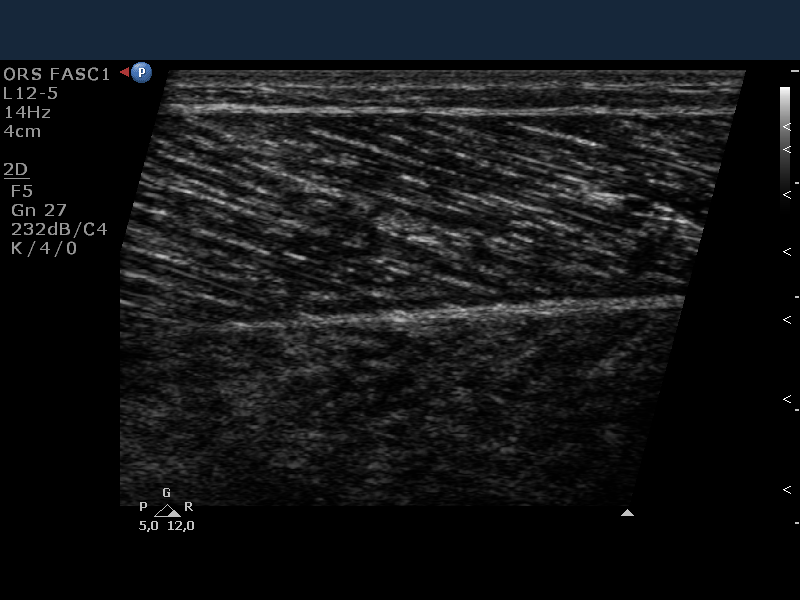
#> input picture sma_python/GM_philips_sample_B/GM_P_1.bmp, 800 x 600 px
$ python -i analysis_171.py   (imports and definitions only)   (older library calls are emulated)
#> lines starting #> are read from the running program, lines starting #| are printed output that depends on the picture; after the words box and inside, x2 and y2 are one past the last pixel; in counts of white or black regions, pixels touching at a corner belong together
import os
import cv2
import csv
import numpy as np
from skimage.feature import structure_tensor
from skimage.filters import sato

def bandpass_filter(image, filter_small, filter_large):
    """
    Aplica un filtro de paso de banda utilizando una Diferencia de Gaussianas (DoG).

    Este método simula el filtro de paso de banda de ImageJ, que es eficaz para
    eliminar ruido de baja frecuencia (variaciones de fondo) y de alta frecuencia
    (ruido fino), conservando las estructuras de interés en una banda de
    frecuencia intermedia.

    Args:
        image (numpy.ndarray):
            La imagen de entrada en escala de grises.
        filter_small (float):
            El sigma (desviación estándar) para el Gaussiano más pequeño. Este
            valor controla la eliminación de las estructuras de alta frecuencia
            (ruido más fino). Un valor más alto suaviza más.
        filter_large (float):
            El sigma para el Gaussiano más grande. Este valor controla la
            eliminación de las estructuras de baja frecuencia (fondo). Un valor
            más alto elimina variaciones de fondo más grandes.

    Returns:
        numpy.ndarray:
            La imagen filtrada, resultado de la resta del Gaussiano grande al
            Gaussiano pequeño.
    """
    # Asegurarse de que los tamaños del kernel sean impares, como requiere cv2.GaussianBlur
    k_small = int(2 * round(float(filter_small)) + 1)
    k_large = int(2 * round(float(filter_large)) + 1)

    # Aplicar los dos desenfoques Gaussianos
    img_blur_small = cv2.GaussianBlur(image, (k_small, k_small), filter_small)
    img_blur_large = cv2.GaussianBlur(image, (k_large, k_large), filter_large)

    # La Diferencia de Gaussianas es la resta de las dos imágenes desenfocadas
    img_dog = cv2.subtract(img_blur_small, img_blur_large)

    return img_dog

def fft_filter_and_threshold(image, percentile=99.9):
    """
    Filtra una imagen en el dominio de la frecuencia usando la FFT y umbraliza el espectro.

    Este proceso es clave para aislar las aponeurosis, que aparecen como señales
    fuertes y orientadas en el espectro de frecuencia. Pasos:
    1. Calcula la Transformada Rápida de Fourier (FFT) de la imagen.
    2. Calcula el espectro de magnitud y lo umbraliza para conservar solo las
       frecuencias más fuertes (las que superan un percentil alto).
    3. Crea una máscara para eliminar las componentes de frecuencia débiles y
       también un artefacto común en el centro del espectro (el componente DC).
    4. Aplica la máscara y realiza la FFT inversa para reconstruir la imagen.
    El resultado es una imagen donde solo las estructuras más dominantes y
    periódicas (idealmente, las aponeurosis) permanecen.

    Args:
        image (numpy.ndarray):
            La imagen de entrada en escala de grises.
        percentile (float, optional):
            El percentil utilizado para determinar el umbral en el espectro de
            magnitud. Solo las frecuencias con una magnitud por encima de este
            percentil se conservarán. Por defecto es 99.9.

    Returns:
        numpy.ndarray:
            La imagen filtrada y normalizada a 8 bits (0-255). En esta imagen,
            las aponeurosis deberían aparecer como líneas nítidas sobre un fondo
            oscuro.
    """
    # 1. Calcular la FFT y centrar el espectro
    fft_img = np.fft.fft2(image)
    fft_shifted = np.fft.fftshift(fft_img)
    magnitude_spectrum = np.log(np.abs(fft_shifted) + 1) # Usar escala logarítmica para visualización/análisis

    hist, bin_edges = np.histogram(magnitude_spectrum.ravel(), bins=256)
    cdf = np.cumsum(hist)
    cdf_normalized = cdf / cdf.max()

    threshold_idx = np.searchsorted(cdf_normalized, percentile / 100.0)
    threshold = bin_edges[threshold_idx]

    mask = magnitude_spectrum >= threshold

    h, w = image.shape
    center_h, center_w = h // 2, w // 2
    mask[center_h-2:center_h+2, :] = 0
    mask[:, center_w-2:center_w+2] = 0

    fft_shifted_filtered = fft_shifted * mask
    fft_ifft_shifted = np.fft.ifftshift(fft_shifted_filtered)
    img_back = np.fft.ifft2(fft_ifft_shifted)
    img_back = np.abs(img_back)

    img_back_norm = cv2.normalize(img_back, None, 0, 255, cv2.NORM_MINMAX, dtype=cv2.CV_8U)

    return img_back_norm

def process_single_image_171(image_path, params):
    """
    Ejecuta el pipeline completo de análisis de arquitectura muscular en una sola imagen.

    Esta función es el núcleo del análisis y sigue la secuencia de pasos del macro
    original de Fiji para asegurar la consistencia de los resultados. Los pasos incluyen:
    1. Carga y recorte de la imagen.
    2. Pre-procesamiento: sustracción de fondo, reducción de ruido (NL-Means),
       filtro paso de banda y mejora de contraste (CLAHE).
    3. Realce de aponeurosis con el filtro Sato (Tubeness).
    4. Limpieza final mediante filtrado en el dominio de la frecuencia (FFT).
    5. Detección de bordes con Canny.
    6. Filtrado de contornos para aislar las aponeurosis.
    7. Trazado y ajuste de las líneas de las aponeurosis.
    8. Cálculo de los parámetros de arquitectura: grosor, ángulo de penación (α),
       ángulo de la aponeurosis (β) y longitud del fascículo.

    Args:
        image_path (str):
            La ruta completa al archivo de imagen que se va a analizar.
        params (dict):
            Un diccionario que contiene todos los parámetros necesarios para el
            análisis, como los sigmas para los filtros, el método de recorte, etc.

    Returns:
        tuple:
            - results (dict or None): Un diccionario con los parámetros de
              arquitectura calculados (grosor, ángulos, longitud del fascículo).
              Es `None` si el análisis falla en un punto crítico.
            - output_mask (numpy.ndarray or None): Una imagen binaria (máscara)
              del mismo tamaño que la imagen recortada, mostrando las aponeurosis
              detectadas. Es `None` si el análisis falla.
            - detection_status (dict): Un diccionario que informa sobre el éxito
              de la detección de las aponeurosis y la razón del fallo si ocurre.
    """
#> called with image_path = '../GM_philips_sample_B/GM_P_1.bmp'
    detection_status = {
        "upper_found": False,
        "lower_found": False,
        "both_found": False,
        "failure_reason": "Analysis not started"
    }

    # Cargar la imagen en escala de grises
    img = cv2.imread(image_path, cv2.IMREAD_GRAYSCALE)
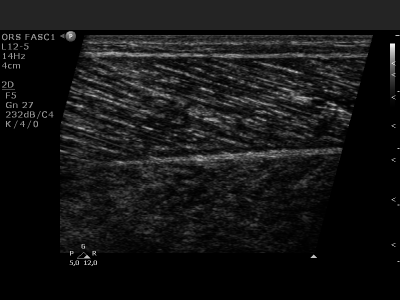
#> img: shape (600, 800) (shown at 1/2 size); min 0, max 255, mean 21.5
    if img is None:
        print(f"Error al leer la imagen: {image_path}")
        detection_status["failure_reason"] = "Error reading image"
        return None, None, detection_status

    # --- Inicio del Flujo de Procesamiento del Macro de Fiji ---

    # PASO 1: Recorte de la Imagen para aislar la región muscular.
    img_cropped = perform_cropping(img, params["cropping"])

    # --- PASO 2: Pre-procesamiento y Reducción de Ruido ---
    # 2.1. Sustraer Fondo: Corrige variaciones de brillo no uniformes en la imagen.
    kernel_bg = cv2.getStructuringElement(cv2.MORPH_ELLIPSE, (50, 50))
    background = cv2.morphologyEx(img_cropped, cv2.MORPH_OPEN, kernel_bg)
    img_no_bg = cv2.subtract(img_cropped, background)

    # 2.2. Denoise (Non-local Means): Filtro de reducción de ruido avanzado.
    img_denoised = cv2.fastNlMeansDenoising(img_no_bg, h=15)

    # 2.3. Filtro Paso de Banda (Bandpass Filter): Elimina ruido de alta y baja frecuencia.
    img_bandpass = bandpass_filter(img_denoised, params['filter_small'], params['filter_large'])

    # 2.4. Mejora de Contraste (CLAHE): Realza el contraste localmente para destacar estructuras.
    clahe = cv2.createCLAHE(clipLimit=4.0, tileGridSize=(36,36))
    img_clahe = clahe.apply(img_bandpass)

    # PASO 3: Realce de Aponeurosis (Tubeness).
    # Este es un paso CRÍTICO. El filtro Sato (Tubeness) está diseñado para realzar
    # estructuras con forma de línea, como las aponeurosis. El parámetro 'Tsigma'
    # controla la "escala" o grosor de las líneas a detectar.
    sigma_val = int(params.get("Tsigma", 10))
    if sigma_val == 0: sigma_val = 1
    img_tubeness = sato(img_clahe, sigmas=range(sigma_val, sigma_val + 1), black_ridges=False)
    img_tubeness = cv2.normalize(img_tubeness, None, 0, 255, cv2.NORM_MINMAX, dtype=cv2.CV_8U)

    # PASO 4: Limpieza con Transformada Rápida de Fourier (FFT).
    # Se usa la FFT para aislar las señales más fuertes (las aponeurosis) y eliminar
    # el ruido de fondo restante que el filtro Tubeness no eliminó.
    img_fft_filtered = fft_filter_and_threshold(img_tubeness, percentile=99.9)

    # PASO 5: Detección de Bordes (Canny).
    # Sobre la imagen ultra-filtrada, Canny detecta los bordes finos de las aponeurosis.
    edges = cv2.Canny(image=img_fft_filtered, threshold1=50, threshold2=150)

    # PASO 6: Filtrado de Contornos y Trazado de Líneas.
    # Se miden todos los bordes detectados y se descartan los que son demasiado cortos.
    # Solo las líneas largas, que corresponden a las aponeurosis, son conservadas.
    WFoV = img_cropped.shape[1]
    minLength = 0.3 * WFoV
    contours, _ = cv2.findContours(edges, cv2.RETR_EXTERNAL, cv2.CHAIN_APPROX_SIMPLE)

    mask_long_contours = np.zeros_like(edges)

    long_contours = [c for c in contours if cv2.arcLength(c, False) > minLength]

    if len(long_contours) < 2:
        msg = f"No se encontraron suficientes contornos largos (se encontraron {len(long_contours)})."
        print(msg)
        detection_status["failure_reason"] = msg
        return None, None, detection_status

    cv2.drawContours(mask_long_contours, long_contours, -1, 255, thickness=cv2.FILLED)

    # Trazar las líneas de las aponeurosis superior e inferior
    upper_aponeurosis = find_aponeurosis_line(mask_long_contours, search_from_top=True)
    lower_aponeurosis = find_aponeurosis_line(mask_long_contours, search_from_top=False)

    if upper_aponeurosis:
        detection_status["upper_found"] = True
    if lower_aponeurosis:
        detection_status["lower_found"] = True

    if not upper_aponeurosis or not lower_aponeurosis:
        msg = "No se pudieron detectar ambas aponeurosis (superior: {}, inferior: {})".format(
            "encontrada" if upper_aponeurosis else "no encontrada",
            "encontrada" if lower_aponeurosis else "no encontrada"
        )
        print(msg)
        detection_status["failure_reason"] = msg
        return None, None, detection_status

    detection_status["both_found"] = True
    upper_points = np.array(upper_aponeurosis)
    lower_points = np.array(lower_aponeurosis)

    # --- Cálculo de Parámetros de Arquitectura Muscular ---
    # Ángulo de la aponeurosis inferior (beta)
    lower_fit = np.polyfit(lower_points[:, 0], lower_points[:, 1], 1)
    beta = np.rad2deg(np.arctan(lower_fit[0]))

    # Definir la región de interés (ROI) para el análisis de fascículos
    y_min_roi = int(np.max(upper_points[:, 1]))
    y_max_roi = int(np.min(lower_points[:, 1]))
    x_min_roi = int(np.min(lower_points[:, 0]))
    x_max_roi = int(np.max(lower_points[:, 0]))

    if y_min_roi >= y_max_roi or x_min_roi >= x_max_roi:
        msg = "ROI inválido, las aponeurosis podrían haberse cruzado."
        print(msg)
        detection_status["failure_reason"] = msg
        return None, None, detection_status

    fascicle_roi = img_cropped[y_min_roi:y_max_roi, x_min_roi:x_max_roi]

    if fascicle_roi.size == 0:
        msg = "El ROI para el análisis de fascículos está vacío."
        print(msg)
        detection_status["failure_reason"] = msg
        return None, None, detection_status

    # Ángulo de los fascículos (alfa) usando el tensor de estructura
    sigma_orientation = float(params.get("Osigma", 4.0))
    if sigma_orientation == 0: sigma_orientation = 0.1
    Axx, Axy, Ayy = structure_tensor(fascicle_roi, sigma=sigma_orientation, mode='constant')
    orientation_map = np.rad2deg(0.5 * np.arctan2(2 * Axy, Ayy - Axx))
    orientation_map += 90  # Ajuste para la orientación de los fascículos
    alpha = np.nanmean(orientation_map)

    # Ángulo de penación
    pennation_angle = alpha + beta

    # Grosor del músculo
    common_x_min = max(np.min(upper_points[:, 0]), np.min(lower_points[:, 0]))
    common_x_max = min(np.max(upper_points[:, 0]), np.max(lower_points[:, 0]))
    common_x = np.linspace(common_x_min, common_x_max, num=int(common_x_max - common_x_min))
    y_interp_upper = np.interp(common_x, upper_points[:, 0], upper_points[:, 1])
    y_interp_lower = np.interp(common_x, lower_points[:, 0], lower_points[:, 1])
    thickness = np.mean(y_interp_lower - y_interp_upper)

    # Longitud del fascículo
    if np.sin(np.deg2rad(pennation_angle)) == 0:
        fascicle_length = float('inf')
    else:
        fascicle_length = thickness / np.sin(np.deg2rad(pennation_angle))

    # --- Preparación de Resultados ---
    results = {
        "thickness": thickness,
        "pennation_angle": pennation_angle,
        "fascicle_length": fascicle_length,
        "fascicle_angle_alpha": alpha,
        "aponeurosis_angle_beta": beta,
    }

    # Creación de la máscara de salida
    output_mask = np.zeros_like(img_cropped, dtype=np.uint8)
    cv2.polylines(output_mask, [upper_points.astype(np.int32)], isClosed=False, color=255, thickness=2)
    cv2.polylines(output_mask, [lower_points.astype(np.int32)], isClosed=False, color=255, thickness=2)

    detection_status["failure_reason"] = "" # Success
    return results, output_mask, detection_status

# --- Funciones de ayuda duplicadas para que el script sea autocontenido ---

def perform_cropping(image, cropping_type, manual_roi=None):
    """
    Recorta la imagen para aislar la región del músculo.

    Puede operar de dos maneras:
    1. "Automatic": Detecta el contorno más grande en la imagen (asumiendo que
       es el transductor de ultrasonido o el músculo principal), calcula su
       cuadro delimitador y lo recorta con un pequeño margen.
    2. "Manual": En un entorno de GUI, usaría un ROI (Región de Interés)
       definido por el usuario. En este script, este modo es un marcador de
       posición y simplemente devuelve la imagen original.

    Args:
        image (numpy.ndarray):
            La imagen de entrada en escala de grises.
        cropping_type (str):
            El método de recorte a utilizar, "Automatic" o "Manual".
        manual_roi (tuple, optional):
            Las coordenadas del ROI para el recorte manual, en formato (x, y, w, h).
            No se utiliza actualmente en el modo no-GUI. Por defecto es None.

    Returns:
        numpy.ndarray:
            La imagen recortada. Si el recorte automático falla o el modo es
            manual (sin GUI), devuelve la imagen original.
    """
#> called with cropping_type = 'Automatic'
    H, W = image.shape[:2]
    if cropping_type == "Manual":
        # En un script sin GUI, el recorte manual no es directamente aplicable.
        # Se podría pasar un ROI, pero por ahora, es un placeholder.
        # Si se proporciona un manual_roi, se podría aplicar aquí.
        if manual_roi:
            x, y, w, h = manual_roi
            return image[y:y+h, x:x+w]
        return image # Devuelve la imagen original si no hay ROI.
    else: # Recorte automático
        # El recorte automático se basa en encontrar el contorno más grande.
        # Funciona mejor con imágenes de 8 bits.
        if image.dtype != np.uint8:
            img_8bit = cv2.normalize(image, None, 0, 255, cv2.NORM_MINMAX, dtype=cv2.CV_8U)
        else:
            img_8bit = image
        blurred = cv2.GaussianBlur(img_8bit, (5, 5), 0)
        _, thresh = cv2.threshold(blurred, 0, 255, cv2.THRESH_BINARY + cv2.THRESH_OTSU)
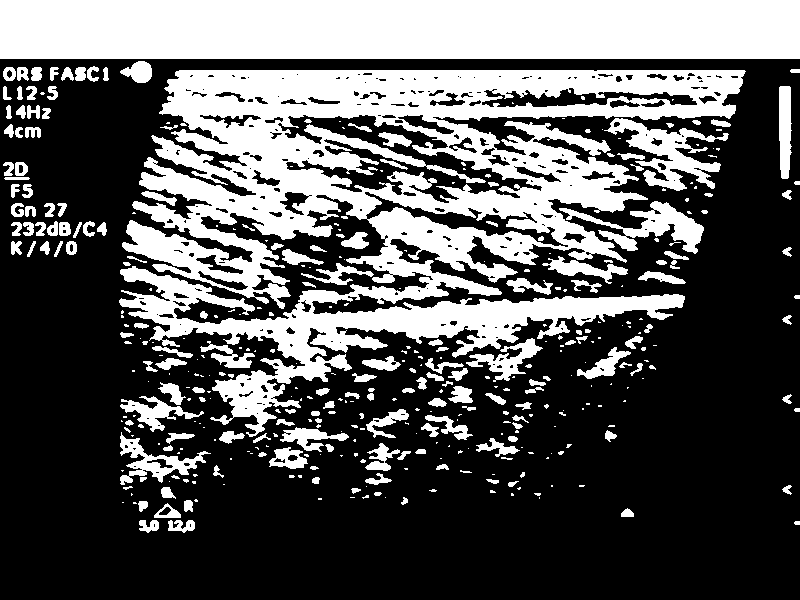
#> thresh: shape (600, 800); 35.2% white; 407 white regions (217 under 20 px)
        contours, _ = cv2.findContours(thresh, cv2.RETR_EXTERNAL, cv2.CHAIN_APPROX_SIMPLE)
#> contours = 389 contours, 241 with area under 20; largest, box (x1, y1, x2, y2) and area: (119, 70, 746, 437) 103212, (0, 0, 800, 59) 46342, (604, 118, 729, 191) 3022, (559, 201, 704, 254) 2294, (120, 432, 211, 485) 1388
        if not contours: return image
        largest_contour = max(contours, key=cv2.contourArea)
#> largest_contour = contour of 4321 points, box (x1, y1, x2, y2) (119, 70, 746, 437), area 103212
        x, y, w, h = cv2.boundingRect(largest_contour)
#> x = 119; y = 70; w = 627; h = 367
        Le = int(x + w * 0.005); Up = int(y + h * 0.01)
#> after `Le = int(x + w * 0.005)`: Le = 122
#> after `Up = int(y + h * 0.01)`: Up = 73
        width = int(w * 0.98); height = int(h * 0.97)
#> after `width = int(w * 0.98)`: width = 614
#> after `height = int(h * 0.97)`: height = 355
        return image[Up:Up+height, Le:Le+width]
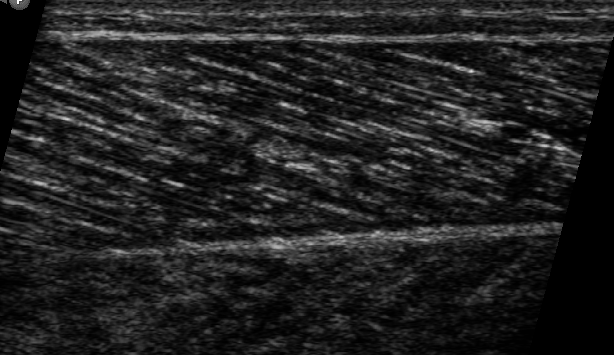
#> returned value: shape (355, 614); min 0, max 255, mean 33.5

def find_aponeurosis_line(binary_mask, search_from_top=True, search_height_ratio=0.5):
    """
    Encuentra la línea de una aponeurosis (superior o inferior) en una máscara binaria.

    El proceso funciona de la siguiente manera:
    1. Define una región de búsqueda vertical en el centro de la imagen. Para la
       aponeurosis superior, busca en la mitad superior de la imagen; para la
       inferior, en la mitad inferior.
    2. Identifica todos los puntos de inicio potenciales (píxeles blancos) en
       esa línea vertical central.
    3. Para cada punto de inicio, intenta trazar una línea hacia la izquierda y
       hacia la derecha.
    4. La primera línea combinada (izquierda + centro + derecha) que sea lo
       suficientemente larga (más del 30% del ancho de la imagen) se considera
       la aponeurosis y se devuelve.

    Args:
        binary_mask (numpy.ndarray):
            Una imagen binaria donde los contornos largos (potenciales aponeurosis)
            son píxeles blancos.
        search_from_top (bool, optional):
            Si es `True`, busca la aponeurosis superior en la mitad superior de
            la imagen. Si es `False`, busca la aponeurosis inferior en la mitad
            inferior. Por defecto es `True`.
        search_height_ratio (float, optional):
            La proporción de la altura de la imagen a utilizar para la búsqueda
            inicial. Por defecto es 0.5 (mitad superior o inferior).

    Returns:
        list of tuples or None:
            Una lista de coordenadas (x, y) que representan la línea de la
            aponeurosis encontrada. Devuelve `None` si no se encuentra una línea
            que cumpla con el criterio de longitud.
    """
    height, width = binary_mask.shape
    mid_x = width // 2

    # Definir la región de búsqueda (superior o inferior)
    search_region_y = (0, int(height * search_height_ratio)) if search_from_top else (int(height * (1 - search_height_ratio)), height)
    vertical_profile = binary_mask[search_region_y[0]:search_region_y[1], mid_x]
    potential_starts_y_offset = np.where(vertical_profile > 0)[0]
    if not potential_starts_y_offset.any(): return None
    potential_starts_y = potential_starts_y_offset + search_region_y[0]
    best_line = []
    y_starts_to_check = potential_starts_y if search_from_top else reversed(potential_starts_y)
    for start_y in y_starts_to_check:
        path_right = trace_line(binary_mask, mid_x + 1, start_y, direction=1)
        path_left = trace_line(binary_mask, mid_x - 1, start_y, direction=-1)
        combined_path = path_left[::-1] + [(mid_x, start_y)] + path_right
        if len(combined_path) > width * 0.3:
            best_line = combined_path
            break
    return best_line

def trace_line(image, start_x, y, direction, search_radius=2):
    """
    Traza una línea de píxeles conectados desde un punto de inicio.

    Avanza columna por columna (hacia la izquierda o derecha) desde un punto de
    inicio (start_x, y). En cada columna, busca el siguiente píxel blanco en una
    pequeña ventana vertical (definida por `search_radius`) centrada en la
    posición y del píxel anterior. Este enfoque "voraz" permite seguir una línea
    incluso si tiene pequeñas interrupciones o curvaturas.

    Args:
        image (numpy.ndarray):
            La imagen binaria en la que se trazará la línea.
        start_x (int):
            La coordenada x desde la que comenzar el trazado.
        y (int):
            La coordenada y inicial del trazado.
        direction (int):
            La dirección del trazado: 1 para derecha, -1 para izquierda.
        search_radius (int, optional):
            El radio vertical (en píxeles) para buscar el siguiente punto de la
            línea en la columna adyacente. Por defecto es 2.

    Returns:
        list of tuples:
            Una lista de coordenadas (x, y) que forman la ruta trazada. La lista
            estará vacía si no se puede encontrar ningún píxel inicial.
    """
    path = []
    height, width = image.shape
    current_y = y

    # Determinar el rango de x para el bucle según la dirección
    x_range = range(start_x, width) if direction == 1 else range(start_x, -1, -1)
    for x in x_range:
        y_min = max(0, current_y - search_radius)
        y_max = min(height, current_y + search_radius + 1)
        search_window = image[y_min:y_max, x]
        if np.any(search_window > 0):
            new_y_offset = np.argmax(search_window)
            current_y = y_min + new_y_offset
            path.append((x, current_y))
        else:
            break
    return path

def SMA(input_image_path, output_path, analysis_params=None, csv_output=True):
    """
    Función principal para el análisis de arquitectura muscular (SMA).

    Esta función es una implementación en Python que busca replicar fielmente
    el flujo de trabajo de procesamiento del macro original de Fiji (SMA 1.7.1).
    Aplica una secuencia de filtros (Paso de Banda, CLAHE, Tubeness, FFT) para
    detectar las aponeurosis y calcular los parámetros de la arquitectura muscular.
        Args:
        input_image_path (str):
            Ruta de la imagen de ultrasonido a analizar.
        output_path (str):
            Ruta del directorio donde se guardarán los resultados.
        analysis_params (dict, optional):
            Diccionario para anular los parámetros de análisis por defecto.
            Si es None, se utilizarán los valores por defecto.
        csv_output (bool, optional):
            Si es True, se guardará un archivo CSV con los resultados.
            Defaults to True.
    Returns:
        tuple:
            - results (dict): Diccionario con los parámetros calculados.
            - output_mask (numpy.ndarray): Máscara con las aponeurosis detectadas.
            Retorna (None, None) si el análisis falla.
    """
    # Parámetros de análisis por defecto, replicando la GUI del macro 1.7.1.
    default_params = {
        "cropping": "Automatic", "Osigma": "4", "Tsigma": 10,
        "filter_small": 3, "filter_large": 40, "extrapolate_from": "100%",
        "ROIn": 3, "ROIwidth": 60, "ROIheight": 90, "autThresh": True,
        "manThresh": 175, "Pa": "max",
    }

    params = default_params.copy()
    if analysis_params:
        params.update(analysis_params)

    # Procesar la imagen
    results, output_mask, detection_status = process_single_image_171(input_image_path, params)
#> (the rest of the program and of its run is left out)
